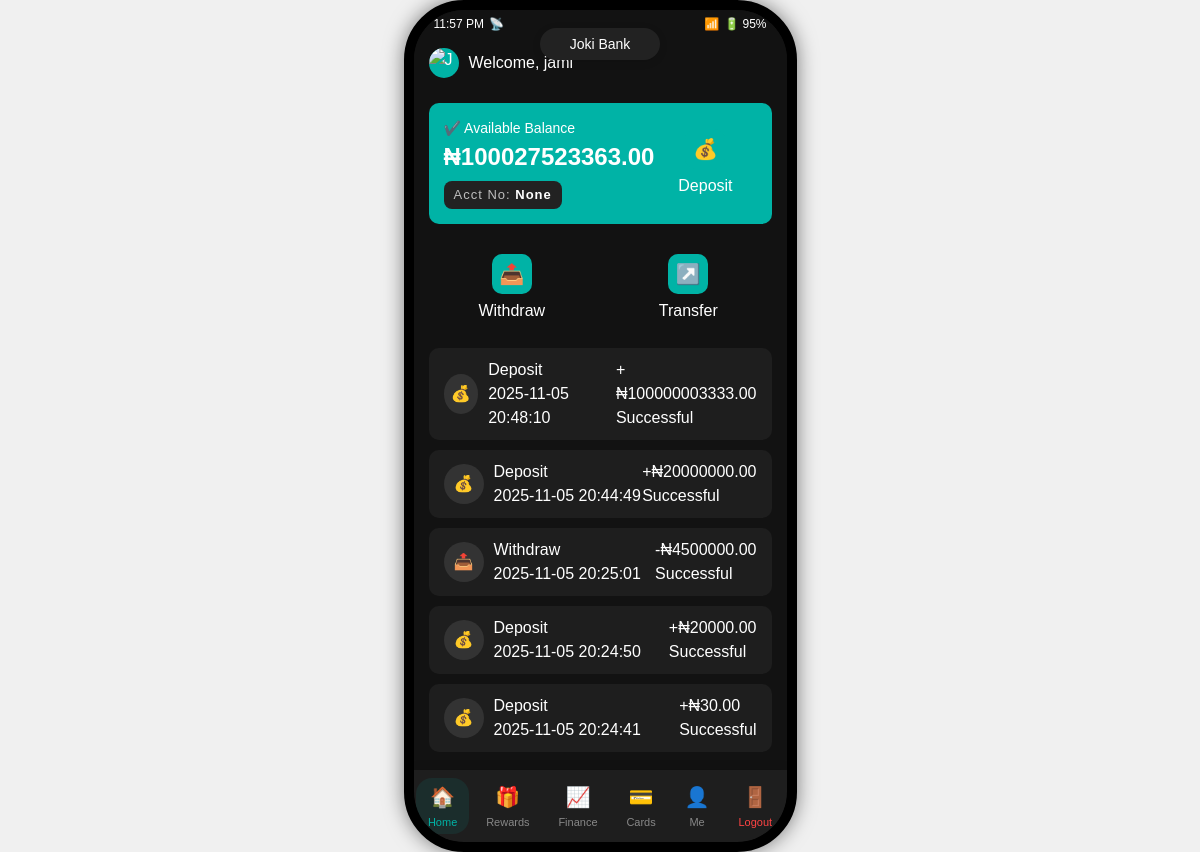
The app's page /dashboard (signed in) with its own data.
### tables this page shows
CREATE TABLE users ( 
    id INTEGER PRIMARY KEY AUTOINCREMENT,
    first_name TEXT NOT NULL CHECK (first_name <> ''), 
    last_name TEXT NOT NULL CHECK (last_name <> ''),
    email TEXT NOT NULL UNIQUE CHECK (email <> ''),
    username TEXT NOT NULL UNIQUE CHECK (username <> ''),
    password_hash TEXT NOT NULL CHECK (password_hash <> ''), 
    pin TEXT,             
    account_number TEXT UNIQUE,
    balance REAL DEFAULT 0.0,   
    created_at TEXT DEFAULT CURRENT_TIMESTAMP                                    
);

CREATE TABLE transactions (
        id INTEGER PRIMARY KEY AUTOINCREMENT,
        user_id INTEGER NOT NULL,
        type TEXT NOT NULL,
        amount REAL NOT NULL,
        details TEXT,
        timestamp TEXT DEFAULT CURRENT_TIMESTAMP,
        FOREIGN KEY (user_id) REFERENCES users(id)
        );

### app.py (the view)
@app.route('/dashboard')
def dashboard():
    if 'user_id' not in session:
        flash("Please log in first.", "warning")
        return redirect(url_for('login'))
    conn = create_connection()
    cursor = conn.cursor()
    cursor.execute("SELECT * FROM users WHERE id = ?", (session['user_id'],))
    user = cursor.fetchone()
    if not user:
        session.clear()
        flash("User not found.", "error")
        return redirect(url_for('login'))
    transactions = get_transactions(session['user_id'])
    conn.close()
    return render_template('dashboard.html', user=user, transactions=transactions)

### database.py (called while the page is built)
def create_connection():
    conn = sqlite3.connect(DB_FILE)
    return conn

def get_transactions(user_id, limit=5):
    with create_connection() as conn:
        cursor = conn.cursor()
        cursor.execute("""
            SELECT type, amount, timestamp, details
            FROM transactions
            WHERE user_id = ?
            ORDER BY timestamp DESC
            LIMIT ?
        """, (user_id, limit))
        return cursor.fetchall()

### templates/dashboard.html (shortened to what this page needs)
<!DOCTYPE html>
<html lang="en">
<head>
    <script src="https://cdn.tailwindcss.com"></script>
</head>
<body>
    <div class="iphone-frame">
        <div class="dynamic-island">Joki Bank</div>
        <div class="screen">
            <div class="status-bar">
                <div class="status-left">
                    <span id="clock">11:27 AM</span>
                    <span style="margin-left: 5px;">📡</span>
                </div>
                <div class="status-right">
                    <span>📶</span>
                    <span>🔋 95%</span>
                </div>
            </div>
            <div class="app-header">
                <div class="greeting">
                    <img src="" alt="J">
                    <span>Welcome, {{ user[1] }}</span>
                </div>
            </div>
            <div class="balance-section">
                <div class="balance-info">
                    <div class="balance-title">
                        <span>✔️ Available Balance</span>
                    </div>
                    <div class="balance-amount" id="balance">₦{{ "%.2f"|format(user[8]) }}</div>
                    <div style="font-size:13px;color:#fff;background:#222;padding:4px 10px;border-radius:8px;margin-top:6px;display:inline-block;letter-spacing:1px;">
                        <span style="opacity:0.7;">Acct No:</span> <b>{{ user[7] }}</b>
                    </div>
                </div>
                <button class="action-button" onclick="showModal('deposit')">
                    <div class="action-icon">💰</div>
                    Deposit
                </button>
            </div>
            <div class="action-buttons">
                <button class="action-button" onclick="showModal('withdraw')">
                    <div class="action-icon">📤</div>
                    Withdraw
                </button>
                <button class="action-button" onclick="showModal('transfer')">
                    <div class="action-icon">↗️</div>
                    Transfer
                </button>
            </div>
            <div id="transactionHistory">
                {% if transactions %}
                    {% for tx in transactions %}
                    <div class="transaction-item">
                        <div class="item-left">
                            <div class="item-icon">
                                {% if tx[0] == 'deposit' %}💰
                                {% elif tx[0] == 'withdraw' %}📤
                                {% else %}↗️{% endif %}
                            </div>
                            <div class="item-details">
                                <div class="item-title">{{ tx[0]|title }}</div>
                                <div class="item-date">{{ tx[2] }}</div>
                            </div>
                        </div>
                        <div>
                            <div class="item-amount {% if tx[0] in ['deposit', 'transfer_in'] %}success{% endif %}">
                                {% if tx[0] in ['deposit', 'transfer_in'] %}+{% else %}-{% endif %}₦{{ "%.2f"|format(tx[1]) }}
                            </div>
                            <div class="item-status success">Successful</div>
                        </div>
                    </div>
                    {% endfor %}
                {% endif %}
            </div>
    </div>
    <div class="bottom-nav">
        <a href="#" class="nav-item" id="nav-home" onclick="setActiveNavItem('nav-home')">
            <div class="nav-icon">🏠</div>
            <span class="nav-label">Home</span>
        </a>
        <a href="#" class="nav-item" id="nav-rewards" onclick="setActiveNavItem('nav-rewards')">
            <div class="nav-icon">🎁</div>
            <span class="nav-label">Rewards</span>
        </a>
        <a href="#" class="nav-item" id="nav-finance" onclick="setActiveNavItem('nav-finance')">
            <div class="nav-icon">📈</div>
            <span class="nav-label">Finance</span>
        </a>
        <a href="#" class="nav-item" id="nav-cards" onclick="setActiveNavItem('nav-cards')">
            <div class="nav-icon">💳</div>
            <span class="nav-label">Cards</span>
        </a>
        <a href="#" class="nav-item" id="nav-me" onclick="setActiveNavItem('nav-me')">
            <div class="nav-icon">👤</div>
            <span class="nav-label">Me</span>
        </a>
        <a href="{{ url_for('logout') }}" class="nav-item" id="nav-logout" style="color:#ff4444;">
            <div class="nav-icon">🚪</div>
            <span class="nav-label">Logout</span>
        </a>
    </div>
</body>
</html>

### templates/dashboard.html (style rules this page uses)
body { display: flex; justify-content: center; align-items: center; height: 100vh; margin: 0; background-color: #f0f0f0; font-family: sans-serif; }
.iphone-frame { position: relative; width: 393px; height: 852px; background-color: #000; border-radius: 60px; box-shadow: 0 0 20px rgba(0, 0, 0, 0.5); overflow: hidden; border: 10px solid #000; }
.iphone-frame::before { content: ''; position: absolute; top: 150px; left: -10px; width: 3px; height: 50px; background-color: #ccc; border-radius: 2px 0 0 2px; }
.iphone-frame::after { content: ''; position: absolute; top: 250px; left: -10px; width: 3px; height: 80px; background-color: #ccc; border-radius: 2px 0 0 2px; }
.dynamic-island { position: absolute; top: 10px; left: 50%; transform: translateX(-50%); width: 120px; height: 30px; background-color: #000; border-radius: 20px; }
.screen { width: 100%; height: 100%; background-color: #121212; color: #fff; overflow-y: auto; position: relative; }
.status-bar { display: flex; justify-content: space-between; padding: 5px 20px; font-size: 12px; background-color: #121212; }
.status-left, .status-right { display: flex; align-items: center; }
.status-right span { margin-left: 5px; }
.app-header { display: flex; justify-content: space-between; align-items: center; padding: 10px 15px; background-color: #121212; }
.greeting { display: flex; align-items: center; }
.greeting img { width: 30px; height: 30px; border-radius: 50%; margin-right: 10px; background-color: #00b3a6; }
.balance-section { background-color: #00b3a6; margin: 15px; border-radius: 10px; padding: 15px; display: flex; justify-content: space-between; align-items: center; }
.balance-info { flex: 1; }
.balance-title { font-size: 14px; display: flex; align-items: center; }
.balance-amount { font-size: 24px; font-weight: bold; }
.transaction-item { display: flex; justify-content: space-between; align-items: center; padding: 10px 15px; background-color: #1e1e1e; margin: 10px 15px; border-radius: 10px; }
.item-left { display: flex; align-items: center; }
.item-icon { width: 40px; height: 40px; background-color: #333; border-radius: 50%; display: flex; justify-content: center; align-items: center; margin-right: 10px; color: #00b3a6; }
.action-buttons { display: flex; justify-content: space-around; padding: 15px; gap: 10px; }
.action-button { display: flex; flex-direction: column; align-items: center; color: #fff; text-decoration: none; background: none; border: none; cursor: pointer; flex: 1; }
.action-icon { width: 40px; height: 40px; background-color: #00b3a6; border-radius: 10px; display: flex; justify-content: center; align-items: center; margin-bottom: 5px; font-size: 20px; }
.iphone-frame { position: relative; width: 393px; height: 852px; background-color: #000; border-radius: 60px; box-shadow: 0 0 20px rgba(0, 0, 0, 0.5); overflow: hidden; border: 10px solid #000; margin: auto; }
.dynamic-island { position: absolute; top: 18px; left: 50%; transform: translateX(-50%); width: 120px; height: 32px; background-color: #222; border-radius: 20px; z-index: 10; display: flex; align-items: center; justify-content: center; color: #fff; font-size: 14px; font-weight: 500; box-shadow: 0 2px 8px rgba(0,0,0,0.12); }
.bottom-nav { position: absolute; left: 0; bottom: 0; width: 100%; background-color: #1e1e1e; display: flex; justify-content: space-around; padding: 8px 0; border-radius: 0 0 50px 50px; box-shadow: 0 -2px 10px rgba(0, 0, 0, 0.1); }
.nav-item { display: flex; flex-direction: column; align-items: center; color: #888; text-decoration: none; font-size: 12px; padding: 4px 12px; border-radius: 16px; transition: all 0.3s ease; }
.nav-item.active { color: #00b3a6; background-color: rgba(0, 179, 166, 0.1); }
.nav-icon { font-size: 20px; margin-bottom: 2px; }
.nav-label { font-size: 11px; }
.screen { padding-bottom: 70px; }

### records on screen
users: first_name "jami", balance "100027523363.00"
transactions: type "Deposit", timestamp "2025-11-05 20:48:10", amount "100000003333.00"
transactions: type "Deposit", timestamp "2025-11-05 20:44:49", amount "20000000.00"
transactions: type "Withdraw", timestamp "2025-11-05 20:25:01", amount "4500000.00"
transactions: type "Deposit", timestamp "2025-11-05 20:24:50", amount "20000.00"
transactions: type "Deposit", timestamp "2025-11-05 20:24:41", amount "30.00"

### other values on screen
{{ user[7] }} "None"
